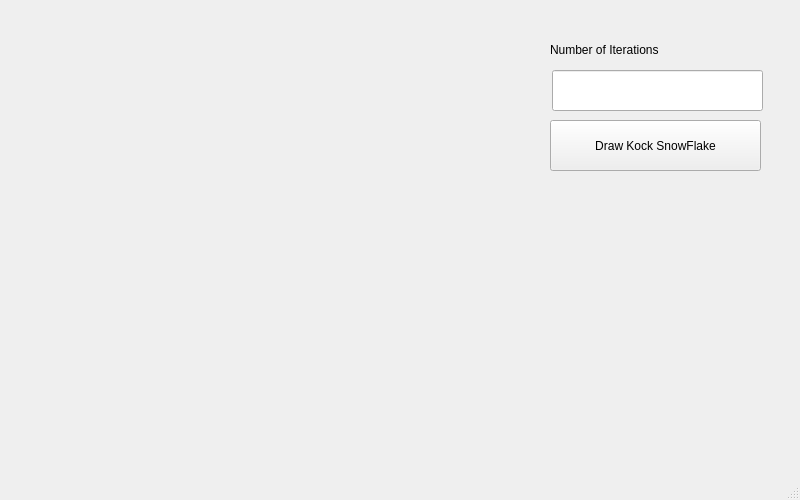
<?xml version="1.0" encoding="UTF-8"?>
<ui version="4.0">
 <class>MainWindow</class>
 <widget class="QMainWindow" name="MainWindow">
  <property name="geometry">
   <rect>
    <x>0</x>
    <y>0</y>
    <width>800</width>
    <height>500</height>
   </rect>
  </property>
  <property name="windowTitle">
   <string>MainWindow</string>
  </property>
  <widget class="QWidget" name="centralwidget">
   <widget class="QLabel" name="drawingArea">
    <property name="geometry">
     <rect>
      <x>0</x>
      <y>0</y>
      <width>500</width>
      <height>500</height>
     </rect>
    </property>
    <property name="text">
     <string/>
    </property>
   </widget>
   <widget class="QPushButton" name="draw">
    <property name="geometry">
     <rect>
      <x>550</x>
      <y>120</y>
      <width>211</width>
      <height>51</height>
     </rect>
    </property>
    <property name="text">
     <string>Draw Kock SnowFlake</string>
    </property>
   </widget>
   <widget class="QLineEdit" name="numIterations">
    <property name="geometry">
     <rect>
      <x>552</x>
      <y>70</y>
      <width>211</width>
      <height>41</height>
     </rect>
    </property>
   </widget>
   <widget class="QLabel" name="label">
    <property name="geometry">
     <rect>
      <x>550</x>
      <y>40</y>
      <width>171</width>
      <height>20</height>
     </rect>
    </property>
    <property name="text">
     <string>Number of Iterations</string>
    </property>
   </widget>
  </widget>
  <widget class="QMenuBar" name="menubar">
   <property name="geometry">
    <rect>
     <x>0</x>
     <y>0</y>
     <width>800</width>
     <height>26</height>
    </rect>
   </property>
  </widget>
  <widget class="QStatusBar" name="statusbar"/>
 </widget>
 <resources/>
 <connections/>
</ui>
